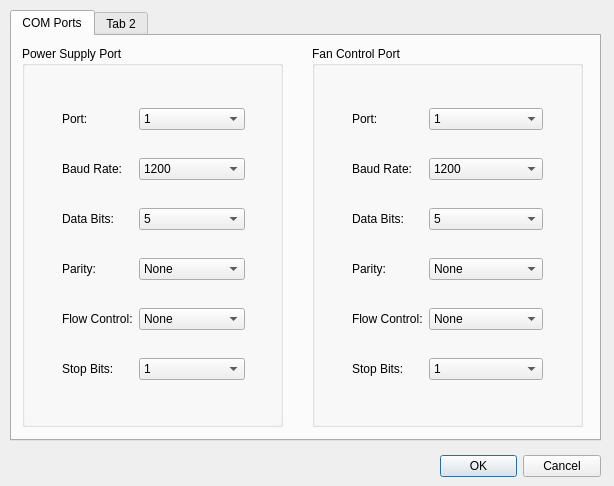
<?xml version="1.0" encoding="UTF-8"?>
<ui version="4.0">
 <class>SettingsDialog</class>
 <widget class="QDialog" name="SettingsDialog">
  <property name="geometry">
   <rect>
    <x>0</x>
    <y>0</y>
    <width>614</width>
    <height>486</height>
   </rect>
  </property>
  <property name="windowTitle">
   <string>Dialog</string>
  </property>
  <widget class="QDialogButtonBox" name="buttonBox">
   <property name="geometry">
    <rect>
     <x>440</x>
     <y>450</y>
     <width>161</width>
     <height>32</height>
    </rect>
   </property>
   <property name="orientation">
    <enum>Qt::Horizontal</enum>
   </property>
   <property name="standardButtons">
    <set>QDialogButtonBox::Cancel|QDialogButtonBox::Ok</set>
   </property>
  </widget>
  <widget class="QTabWidget" name="tabWidget">
   <property name="geometry">
    <rect>
     <x>10</x>
     <y>10</y>
     <width>591</width>
     <height>431</height>
    </rect>
   </property>
   <widget class="QWidget" name="tab">
    <attribute name="title">
     <string>COM Ports</string>
    </attribute>
    <widget class="QGroupBox" name="fanControlGroupBox">
     <property name="geometry">
      <rect>
       <x>300</x>
       <y>10</y>
       <width>271</width>
       <height>381</height>
      </rect>
     </property>
     <property name="title">
      <string>Fan Control Port</string>
     </property>
     <widget class="QWidget" name="layoutWidget">
      <property name="geometry">
       <rect>
        <x>40</x>
        <y>40</y>
        <width>191</width>
        <height>321</height>
       </rect>
      </property>
      <layout class="QGridLayout" name="gridLayout_2">
       <item row="0" column="0">
        <widget class="QLabel" name="label_7">
         <property name="text">
          <string>Port:</string>
         </property>
        </widget>
       </item>
       <item row="2" column="0">
        <widget class="QLabel" name="label_8">
         <property name="text">
          <string>Baud Rate:</string>
         </property>
        </widget>
       </item>
       <item row="4" column="0">
        <widget class="QLabel" name="label_9">
         <property name="text">
          <string>Data Bits:</string>
         </property>
        </widget>
       </item>
       <item row="6" column="0">
        <widget class="QLabel" name="label_10">
         <property name="text">
          <string>Parity:</string>
         </property>
        </widget>
       </item>
       <item row="6" column="1">
        <widget class="QComboBox" name="fanParityComboBox">
         <item>
          <property name="text">
           <string>None</string>
          </property>
         </item>
         <item>
          <property name="text">
           <string>Even</string>
          </property>
         </item>
         <item>
          <property name="text">
           <string>Odd</string>
          </property>
         </item>
         <item>
          <property name="text">
           <string>Space</string>
          </property>
         </item>
         <item>
          <property name="text">
           <string>Mark</string>
          </property>
         </item>
        </widget>
       </item>
       <item row="7" column="0">
        <widget class="QLabel" name="label_11">
         <property name="text">
          <string>Flow Control:</string>
         </property>
        </widget>
       </item>
       <item row="7" column="1">
        <widget class="QComboBox" name="fanFlowComboBox">
         <item>
          <property name="text">
           <string>None</string>
          </property>
         </item>
         <item>
          <property name="text">
           <string>Hardware Control</string>
          </property>
         </item>
         <item>
          <property name="text">
           <string>Software Control</string>
          </property>
         </item>
        </widget>
       </item>
       <item row="8" column="0">
        <widget class="QLabel" name="label_12">
         <property name="text">
          <string>Stop Bits:</string>
         </property>
        </widget>
       </item>
       <item row="8" column="1">
        <widget class="QComboBox" name="fanStopBitsComboBox">
         <item>
          <property name="text">
           <string>1</string>
          </property>
         </item>
         <item>
          <property name="text">
           <string>1.5</string>
          </property>
         </item>
         <item>
          <property name="text">
           <string>2</string>
          </property>
         </item>
        </widget>
       </item>
       <item row="0" column="1">
        <widget class="QComboBox" name="fanPortComboBox">
         <property name="maxVisibleItems">
          <number>20</number>
         </property>
         <item>
          <property name="text">
           <string>1</string>
          </property>
         </item>
         <item>
          <property name="text">
           <string>2</string>
          </property>
         </item>
         <item>
          <property name="text">
           <string>3</string>
          </property>
         </item>
         <item>
          <property name="text">
           <string>4</string>
          </property>
         </item>
         <item>
          <property name="text">
           <string>5</string>
          </property>
         </item>
         <item>
          <property name="text">
           <string>6</string>
          </property>
         </item>
         <item>
          <property name="text">
           <string>7</string>
          </property>
         </item>
         <item>
          <property name="text">
           <string>8</string>
          </property>
         </item>
         <item>
          <property name="text">
           <string>9</string>
          </property>
         </item>
         <item>
          <property name="text">
           <string>10</string>
          </property>
         </item>
         <item>
          <property name="text">
           <string>11</string>
          </property>
         </item>
         <item>
          <property name="text">
           <string>12</string>
          </property>
         </item>
         <item>
          <property name="text">
           <string>13</string>
          </property>
         </item>
         <item>
          <property name="text">
           <string>14</string>
          </property>
         </item>
         <item>
          <property name="text">
           <string>15</string>
          </property>
         </item>
         <item>
          <property name="text">
           <string>16</string>
          </property>
         </item>
         <item>
          <property name="text">
           <string>17</string>
          </property>
         </item>
         <item>
          <property name="text">
           <string>18</string>
          </property>
         </item>
         <item>
          <property name="text">
           <string>19</string>
          </property>
         </item>
         <item>
          <property name="text">
           <string>20</string>
          </property>
         </item>
        </widget>
       </item>
       <item row="2" column="1">
        <widget class="QComboBox" name="fanBaudComboBox">
         <item>
          <property name="text">
           <string>1200</string>
          </property>
         </item>
         <item>
          <property name="text">
           <string>2400</string>
          </property>
         </item>
         <item>
          <property name="text">
           <string>4800</string>
          </property>
         </item>
         <item>
          <property name="text">
           <string>9600</string>
          </property>
         </item>
         <item>
          <property name="text">
           <string>19200</string>
          </property>
         </item>
         <item>
          <property name="text">
           <string>38400</string>
          </property>
         </item>
         <item>
          <property name="text">
           <string>57600</string>
          </property>
         </item>
         <item>
          <property name="text">
           <string>115200</string>
          </property>
         </item>
        </widget>
       </item>
       <item row="4" column="1">
        <widget class="QComboBox" name="fanDataBitsComboBox">
         <item>
          <property name="text">
           <string>5</string>
          </property>
         </item>
         <item>
          <property name="text">
           <string>6</string>
          </property>
         </item>
         <item>
          <property name="text">
           <string>7</string>
          </property>
         </item>
         <item>
          <property name="text">
           <string>8</string>
          </property>
         </item>
        </widget>
       </item>
      </layout>
     </widget>
    </widget>
    <widget class="QGroupBox" name="powerSupplyGroupBox">
     <property name="geometry">
      <rect>
       <x>10</x>
       <y>10</y>
       <width>261</width>
       <height>381</height>
      </rect>
     </property>
     <property name="title">
      <string>Power Supply Port</string>
     </property>
     <widget class="QWidget" name="layoutWidget_2">
      <property name="geometry">
       <rect>
        <x>40</x>
        <y>40</y>
        <width>183</width>
        <height>321</height>
       </rect>
      </property>
      <layout class="QGridLayout" name="gridLayout">
       <item row="0" column="0">
        <widget class="QLabel" name="label">
         <property name="text">
          <string>Port:</string>
         </property>
        </widget>
       </item>
       <item row="2" column="0">
        <widget class="QLabel" name="label_2">
         <property name="text">
          <string>Baud Rate:</string>
         </property>
        </widget>
       </item>
       <item row="4" column="0">
        <widget class="QLabel" name="label_3">
         <property name="text">
          <string>Data Bits:</string>
         </property>
        </widget>
       </item>
       <item row="6" column="0">
        <widget class="QLabel" name="label_4">
         <property name="text">
          <string>Parity:</string>
         </property>
        </widget>
       </item>
       <item row="6" column="1">
        <widget class="QComboBox" name="supplyParityComboBox">
         <item>
          <property name="text">
           <string>None</string>
          </property>
         </item>
         <item>
          <property name="text">
           <string>Even</string>
          </property>
         </item>
         <item>
          <property name="text">
           <string>Odd</string>
          </property>
         </item>
         <item>
          <property name="text">
           <string>Space</string>
          </property>
         </item>
         <item>
          <property name="text">
           <string>Mark</string>
          </property>
         </item>
        </widget>
       </item>
       <item row="7" column="0">
        <widget class="QLabel" name="label_6">
         <property name="text">
          <string>Flow Control:</string>
         </property>
        </widget>
       </item>
       <item row="7" column="1">
        <widget class="QComboBox" name="supplyFlowComboBox">
         <item>
          <property name="text">
           <string>None</string>
          </property>
         </item>
         <item>
          <property name="text">
           <string>Hardware Control</string>
          </property>
         </item>
         <item>
          <property name="text">
           <string>Software Control</string>
          </property>
         </item>
        </widget>
       </item>
       <item row="8" column="0">
        <widget class="QLabel" name="label_5">
         <property name="text">
          <string>Stop Bits:</string>
         </property>
        </widget>
       </item>
       <item row="8" column="1">
        <widget class="QComboBox" name="supplyStopBitsComboBox">
         <item>
          <property name="text">
           <string>1</string>
          </property>
         </item>
         <item>
          <property name="text">
           <string>1.5</string>
          </property>
         </item>
         <item>
          <property name="text">
           <string>2</string>
          </property>
         </item>
        </widget>
       </item>
       <item row="0" column="1">
        <widget class="QComboBox" name="supplyPortComboBox">
         <property name="maxVisibleItems">
          <number>20</number>
         </property>
         <item>
          <property name="text">
           <string>1</string>
          </property>
         </item>
         <item>
          <property name="text">
           <string>2</string>
          </property>
         </item>
         <item>
          <property name="text">
           <string>3</string>
          </property>
         </item>
         <item>
          <property name="text">
           <string>4</string>
          </property>
         </item>
         <item>
          <property name="text">
           <string>5</string>
          </property>
         </item>
         <item>
          <property name="text">
           <string>6</string>
          </property>
         </item>
         <item>
          <property name="text">
           <string>7</string>
          </property>
         </item>
         <item>
          <property name="text">
           <string>8</string>
          </property>
         </item>
         <item>
          <property name="text">
           <string>9</string>
          </property>
         </item>
         <item>
          <property name="text">
           <string>10</string>
          </property>
         </item>
         <item>
          <property name="text">
           <string>11</string>
          </property>
         </item>
         <item>
          <property name="text">
           <string>12</string>
          </property>
         </item>
         <item>
          <property name="text">
           <string>13</string>
          </property>
         </item>
         <item>
          <property name="text">
           <string>14</string>
          </property>
         </item>
         <item>
          <property name="text">
           <string>15</string>
          </property>
         </item>
         <item>
          <property name="text">
           <string>16</string>
          </property>
         </item>
         <item>
          <property name="text">
           <string>17</string>
          </property>
         </item>
         <item>
          <property name="text">
           <string>18</string>
          </property>
         </item>
         <item>
          <property name="text">
           <string>19</string>
          </property>
         </item>
         <item>
          <property name="text">
           <string>20</string>
          </property>
         </item>
        </widget>
       </item>
       <item row="2" column="1">
        <widget class="QComboBox" name="supplyBaudComboBox">
         <item>
          <property name="text">
           <string>1200</string>
          </property>
         </item>
         <item>
          <property name="text">
           <string>2400</string>
          </property>
         </item>
         <item>
          <property name="text">
           <string>4800</string>
          </property>
         </item>
         <item>
          <property name="text">
           <string>9600</string>
          </property>
         </item>
         <item>
          <property name="text">
           <string>19200</string>
          </property>
         </item>
         <item>
          <property name="text">
           <string>38400</string>
          </property>
         </item>
         <item>
          <property name="text">
           <string>57600</string>
          </property>
         </item>
         <item>
          <property name="text">
           <string>115200</string>
          </property>
         </item>
        </widget>
       </item>
       <item row="4" column="1">
        <widget class="QComboBox" name="supplyDataBitsComboBox">
         <item>
          <property name="text">
           <string>5</string>
          </property>
         </item>
         <item>
          <property name="text">
           <string>6</string>
          </property>
         </item>
         <item>
          <property name="text">
           <string>7</string>
          </property>
         </item>
         <item>
          <property name="text">
           <string>8</string>
          </property>
         </item>
        </widget>
       </item>
      </layout>
     </widget>
    </widget>
   </widget>
   <widget class="QWidget" name="tab_2">
    <attribute name="title">
     <string>Tab 2</string>
    </attribute>
   </widget>
  </widget>
 </widget>
 <resources/>
 <connections>
  <connection>
   <sender>buttonBox</sender>
   <signal>accepted()</signal>
   <receiver>SettingsDialog</receiver>
   <slot>accept()</slot>
   <hints>
    <hint type="sourcelabel">
     <x>600</x>
     <y>464</y>
    </hint>
    <hint type="destinationlabel">
     <x>157</x>
     <y>274</y>
    </hint>
   </hints>
  </connection>
  <connection>
   <sender>buttonBox</sender>
   <signal>rejected()</signal>
   <receiver>SettingsDialog</receiver>
   <slot>reject()</slot>
   <hints>
    <hint type="sourcelabel">
     <x>600</x>
     <y>470</y>
    </hint>
    <hint type="destinationlabel">
     <x>286</x>
     <y>274</y>
    </hint>
   </hints>
  </connection>
 </connections>
</ui>
